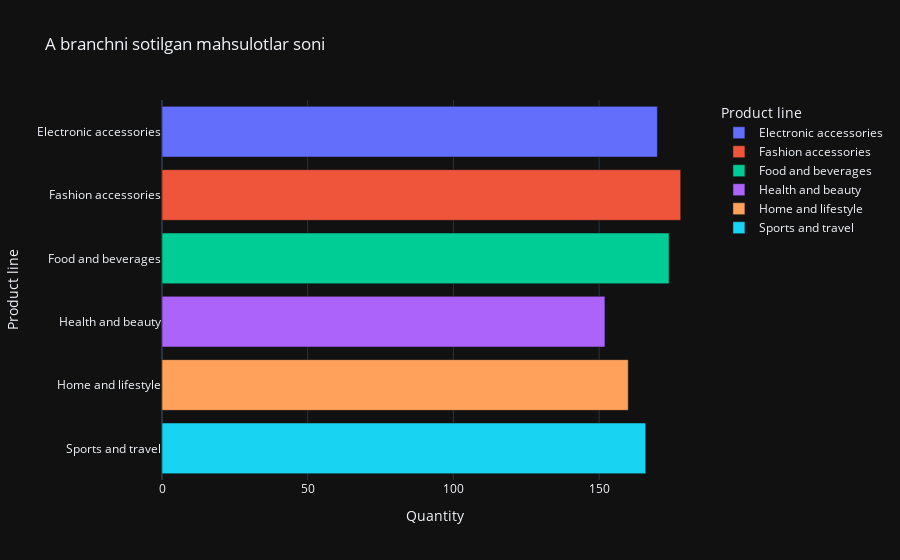

Notebook code for this chart:
### Code cell
fig = px.bar(products, x='Quantity', title='A branchni sotilgan mahsulotlar soni', color=products.index)
fig.show()

### Figure 1 — Plotly figure (JSON) as saved in the notebook; plotly's stock layout.template omitted (floating-point values rounded to 4 significant figures)
{"data": [{"alignmentgroup": "True", "hovertemplate": "Product line=%{y}<br>Quantity=%{x}<extra></extra>", "legendgroup": "Electronic accessories", "marker": {"color": "#636efa", "pattern": {"shape": ""}}, "name": "Electronic accessories", "offsetgroup": "Electronic accessories", "orientation": "h", "showlegend": true, "textposition": "auto", "x": [170], "xaxis": "x", "y": ["Electronic accessories"], "yaxis": "y", "type": "bar"}, {"alignmentgroup": "True", "hovertemplate": "Product line=%{y}<br>Quantity=%{x}<extra></extra>", "legendgroup": "Fashion accessories", "marker": {"color": "#EF553B", "pattern": {"shape": ""}}, "name": "Fashion accessories", "offsetgroup": "Fashion accessories", "orientation": "h", "showlegend": true, "textposition": "auto", "x": [178], "xaxis": "x", "y": ["Fashion accessories"], "yaxis": "y", "type": "bar"}, {"alignmentgroup": "True", "hovertemplate": "Product line=%{y}<br>Quantity=%{x}<extra></extra>", "legendgroup": "Food and beverages", "marker": {"color": "#00cc96", "pattern": {"shape": ""}}, "name": "Food and beverages", "offsetgroup": "Food and beverages", "orientation": "h", "showlegend": true, "textposition": "auto", "x": [174], "xaxis": "x", "y": ["Food and beverages"], "yaxis": "y", "type": "bar"}, {"alignmentgroup": "True", "hovertemplate": "Product line=%{y}<br>Quantity=%{x}<extra></extra>", "legendgroup": "Health and beauty", "marker": {"color": "#ab63fa", "pattern": {"shape": ""}}, "name": "Health and beauty", "offsetgroup": "Health and beauty", "orientation": "h", "showlegend": true, "textposition": "auto", "x": [152], "xaxis": "x", "y": ["Health and beauty"], "yaxis": "y", "type": "bar"}, {"alignmentgroup": "True", "hovertemplate": "Product line=%{y}<br>Quantity=%{x}<extra></extra>", "legendgroup": "Home and lifestyle", "marker": {"color": "#FFA15A", "pattern": {"shape": ""}}, "name": "Home and lifestyle", "offsetgroup": "Home and lifestyle", "orientation": "h", "showlegend": true, "textposition": "auto", "x": [160], "xaxis": "x", "y": ["Home and lifestyle"], "yaxis": "y", "type": "bar"}, {"alignmentgroup": "True", "hovertemplate": "Product line=%{y}<br>Quantity=%{x}<extra></extra>", "legendgroup": "Sports and travel", "marker": {"color": "#19d3f3", "pattern": {"shape": ""}}, "name": "Sports and travel", "offsetgroup": "Sports and travel", "orientation": "h", "showlegend": true, "textposition": "auto", "x": [166], "xaxis": "x", "y": ["Sports and travel"], "yaxis": "y", "type": "bar"}], "layout": {"xaxis": {"anchor": "y", "domain": [0.0, 1.0], "title": {"text": "Quantity"}}, "yaxis": {"anchor": "x", "domain": [0.0, 1.0], "title": {"text": "Product line"}, "categoryorder": "array", "categoryarray": ["Sports and travel", "Home and lifestyle", "Health and beauty", "Food and beverages", "Fashion accessories", "Electronic accessories"]}, "legend": {"title": {"text": "Product line"}, "tracegroupgap": 0}, "title": {"text": "A branchni sotilgan mahsulotlar soni"}, "barmode": "relative"}}
